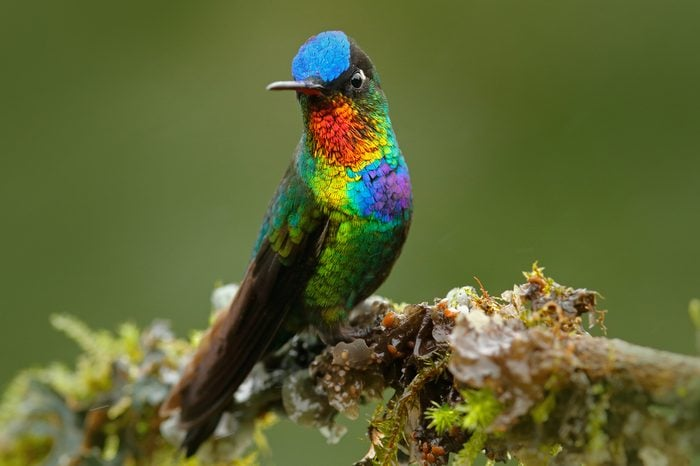
#> input picture Day5(12.12.25)/bird.jpg, 700 x 466 px, found by its file name
$ python flipped_horizontally.py
#> lines starting #> are read from the running program, lines starting #| are printed output that depends on the picture
from PIL import Image

image=Image.open("D:/Feature Engineering/bird.jpg")
#> image is the input picture: PIL image 700x466 RGB; mean R, G, B 93.1, 101.3, 52.1
flipped_horizontally=image.transpose(Image.FLIP_LEFT_RIGHT)
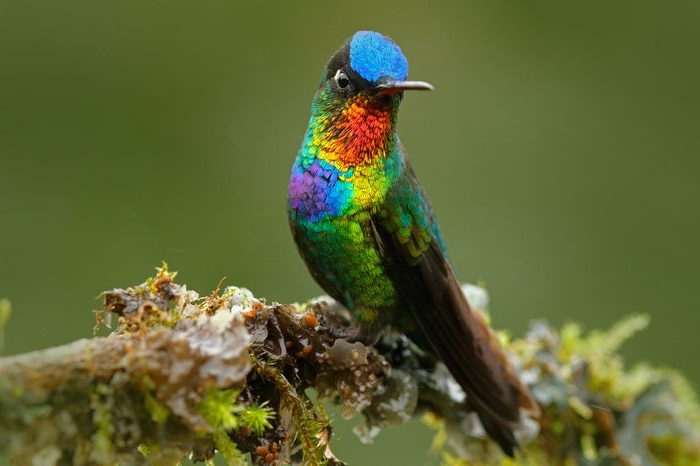
#> flipped_horizontally: PIL image 700x466 RGB; mean R, G, B 93.1, 101.3, 52.1
flipped_horizontally.save("flipped_horizontally_output.png")
image.show()
flipped_horizontally.show()
